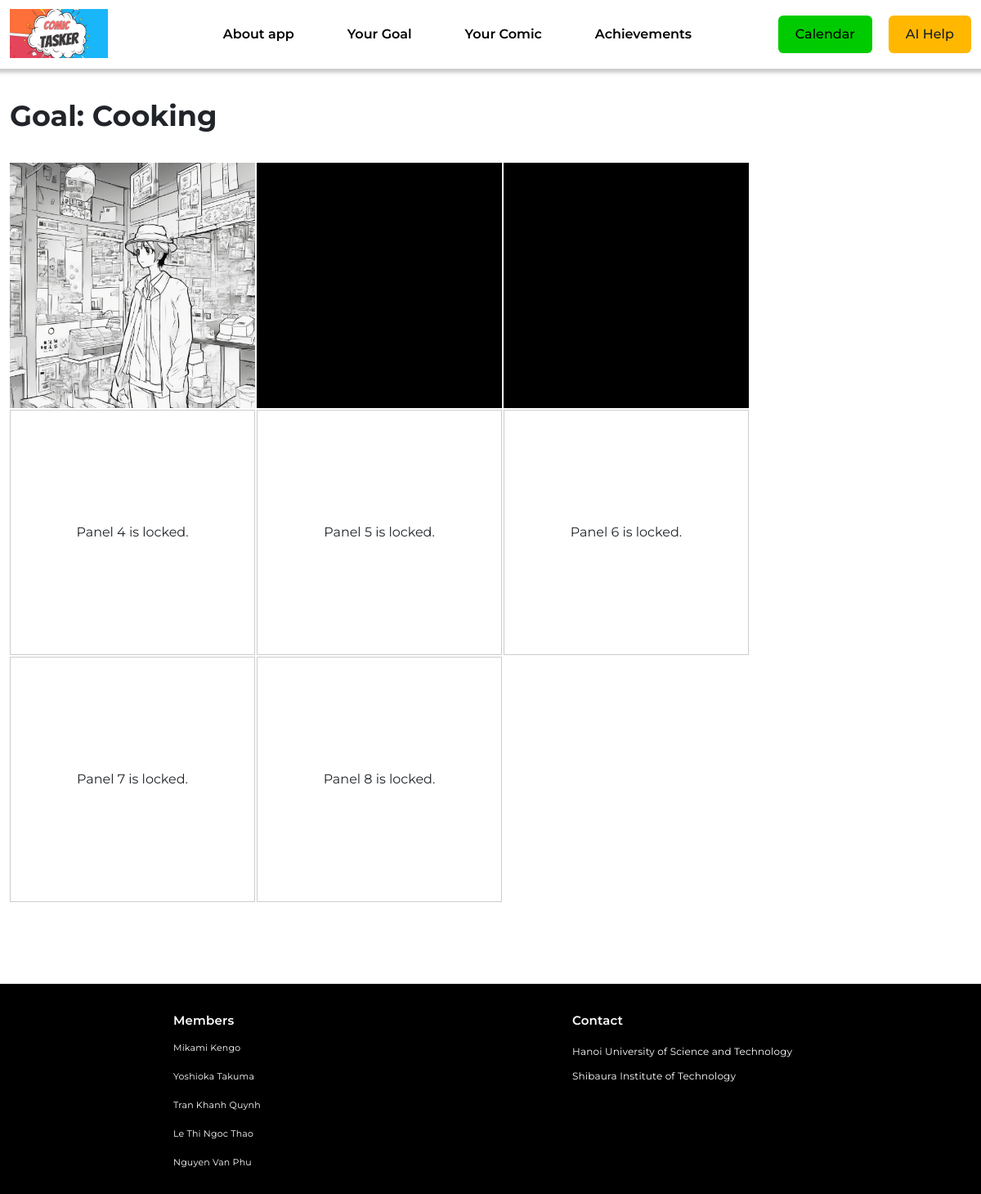
/view-comic/28/, run on the app's committed database.
### goal/models.py (models this page shows, shortened)
class Goal(models.Model):
    goal_name = models.CharField(max_length=255)
    start_day = models.DateField()
    finish_day = models.DateField()
    number_of_task = models.IntegerField()
    ai_response = models.TextField(null=True, blank=True)

### comic/models.py (models this page shows, shortened)
class Panel(models.Model):
    comic = models.ForeignKey(Comic, on_delete=models.CASCADE, related_name='panels')
    image = models.ImageField(upload_to=get_comic_image_path)
    panel_number = models.IntegerField()
    unlocked=models.BooleanField(default=False)

### comic/views.py (the view)
# urls.py: path('view-comic/<int:goal_id>/', view_comic, name='view_comic'),
def view_comic(request, goal_id):
    goal = get_object_or_404(Goal, id=goal_id)
    comic = get_object_or_404(Comic, goal_id=goal)
    panels = comic.panels.all()
    return render(request, 'view_comic.html', {'comic': comic, 'panels': panels, 'goal': goal})

### comic/templates/view_comic.html (shortened to what this page needs)
{% load static %}
<!DOCTYPE html>
<html lang="en">
    <head>
        <link
            href="https://cdn.jsdelivr.net/npm/bootstrap@5.3.3/dist/css/bootstrap.min.css"
            rel="stylesheet"
        />
        <link href="{% static 'app/css/reset.css' %}" rel="stylesheet" />
        <link href="{% static 'app/css/styles.css' %}" rel="stylesheet" />
        <link href="{% static 'app/css/header.css' %}" rel="stylesheet" />
        <link href="{% static 'app/css/buttons.css' %}" rel="stylesheet" />
        <link href="{% static 'app/css/footer.css' %}" rel="stylesheet" />
    </head>
    <body>
        <header id="header" class="header">
            {% include 'app/header.html' %}
        </header>
        <h1 class="container title">Goal: {{ goal.goal_name }}</h1>
        <div class="container">
            <div class="comic">
                {% for panel in panels %} {% if panel.unlocked %}
                <img
                    src="{{ panel.image.url }}"
                    alt="Panel {{ forloop.counter }}"
                    class="panel"
                />
                {% else %}
                <p class="is_locked">
                    Panel {{ forloop.counter }} is locked.<br />
                </p>
                {% endif %} {% endfor %}
            </div>
        </div>
        <footer id="footer" class="footer footer-space">
            {% include 'app/footer.html' %}
        </footer>
    </body>
</html>

### app/static/app/css/styles.css (style rules this page uses)
* { box-sizing: border-box; }
:root { --primary-color: #0f1b4c; }
html, body { scroll-behavior: smooth; }
body { font-family: "Montserrat", sans-serif; }
.container { max-width: 1250px; }
.title { font-size: 35px; font-weight: 700; margin-top: 40px; margin-bottom: 40px; }
.comic { display: flex; flex-wrap: wrap; gap: 2px; }
.panel { width: 300px; height: 300px; object-fit: cover; }
.is_locked { width: 300px; height: 300px; border: 1px solid #ccc; display: flex; align-items: center; justify-content: center; gap: 2px; }

### app/static/app/css/header.css (style rules this page uses)
.header { position: sticky; top: -8px; z-index: 5; background-color: #fff; box-shadow: 0.5px 0.5px 4px 4px #ccc; }

### app/static/app/css/footer.css (style rules this page uses)
.footer { bottom: 0; width: 100%; height: 250px; background-color: #000; display: flex; justify-content: space-around; align-items: flex-start; flex-wrap: wrap; padding: 30px 0; box-sizing: border-box; }
.footer-space { margin-top: 100px; padding: 7px 0; }

### data on the page
Goal: goal_name "Cooking"
Panel: image (picture)
Panel: image (picture)
Panel: image (picture)
